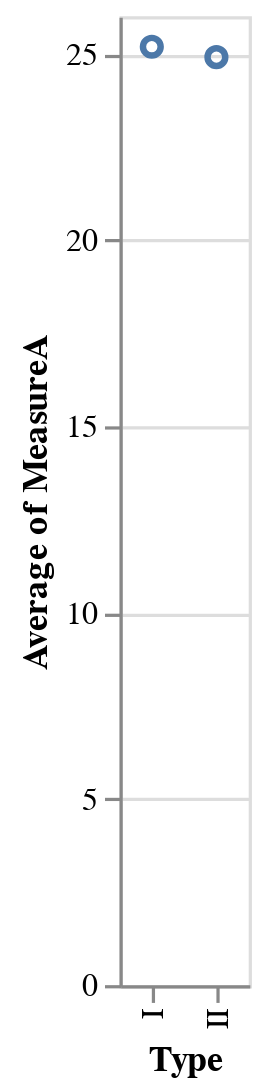

Notebook code cell kept with this figure:
### Code cell
chart.mark_point().encode(x='Type',
                          y='average(MeasureA)')

### Figure 1 — Vega-Lite specification as saved in the notebook (floating-point values rounded to 4 significant figures)
{"config": {"view": {"continuousWidth": 400, "continuousHeight": 300}}, "data": {"name": "data-12c7931658fd8ba8c314feae2d6976ec"}, "mark": "point", "encoding": {"x": {"type": "nominal", "field": "Type"}, "y": {"type": "quantitative", "aggregate": "average", "field": "MeasureA"}}, "$schema": "https://vega.github.io/schema/vega-lite/v4.8.1.json", "datasets": {"data-12c7931658fd8ba8c314feae2d6976ec": [{"SampleID": 1, "Type": "I", "Grade": 2, "MeasureA": 25, "MeasureB": 31.3, "MeasureC": 110.2}, {"SampleID": 2, "Type": "II", "Grade": 4, "MeasureA": 22, "MeasureB": 23.8, "MeasureC": 99.62}, {"SampleID": 3, "Type": "I", "Grade": 3, "MeasureA": 22, "MeasureB": 27.6, "MeasureC": 87.55}, {"SampleID": 4, "Type": "II", "Grade": 2, "MeasureA": 28, "MeasureB": 33.2, "MeasureC": 85.57}, {"SampleID": 5, "Type": "II", "Grade": 4, "MeasureA": 30, "MeasureB": 31.8, "MeasureC": 110.3}, {"SampleID": 6, "Type": "I", "Grade": 3, "MeasureA": 26, "MeasureB": 26.4, "MeasureC": 99.84}, {"SampleID": 7, "Type": "I", "Grade": 2, "MeasureA": 26, "MeasureB": 33.7, "MeasureC": 76.78}, {"SampleID": 8, "Type": "II", "Grade": 3, "MeasureA": 28, "MeasureB": 35.8, "MeasureC": 92.69}, {"SampleID": 9, "Type": "I", "Grade": 4, "MeasureA": 23, "MeasureB": 25.0, "MeasureC": 105.3}, {"SampleID": 10, "Type": "II", "Grade": 2, "MeasureA": 25, "MeasureB": 26.9, "MeasureC": 102.8}, {"SampleID": 11, "Type": "II", "Grade": 4, "MeasureA": 26, "MeasureB": 32.8, "MeasureC": 103.2}, {"SampleID": 12, "Type": "I", "Grade": 3, "MeasureA": 22, "MeasureB": 28.9, "MeasureC": 99.64}, {"SampleID": 13, "Type": "I", "Grade": 2, "MeasureA": 28, "MeasureB": 36.5, "MeasureC": 93.37}, {"SampleID": 14, "Type": "II", "Grade": 4, "MeasureA": 24, "MeasureB": 27.3, "MeasureC": 104.7}, {"SampleID": 15, "Type": "I", "Grade": 3, "MeasureA": 22, "MeasureB": 27.9, "MeasureC": 87.68}, {"SampleID": 16, "Type": "II", "Grade": 2, "MeasureA": 23, "MeasureB": 25.4, "MeasureC": 93.93}, {"SampleID": 17, "Type": "II", "Grade": 3, "MeasureA": 24, "MeasureB": 28.5, "MeasureC": 102.4}, {"SampleID": 18, "Type": "I", "Grade": 4, "MeasureA": 27, "MeasureB": 36.7, "MeasureC": 100.0}, {"SampleID": 19, "Type": "I", "Grade": 2, "MeasureA": 21, "MeasureB": 29.5, "MeasureC": 96.15}, {"SampleID": 20, "Type": "II", "Grade": 4, "MeasureA": 25, "MeasureB": 25.5, "MeasureC": 90.06}, {"SampleID": 21, "Type": "I", "Grade": 3, "MeasureA": 26, "MeasureB": 33.2, "MeasureC": 106.3}, {"SampleID": 22, "Type": "II", "Grade": 2, "MeasureA": 20, "MeasureB": 26.7, "MeasureC": 110.9}, {"SampleID": 23, "Type": "II", "Grade": 4, "MeasureA": 24, "MeasureB": 29.0, "MeasureC": 102.9}, {"SampleID": 24, "Type": "I", "Grade": 3, "MeasureA": 26, "MeasureB": 34.6, "MeasureC": 109.6}, {"SampleID": 25, "Type": "I", "Grade": 2, "MeasureA": 20, "MeasureB": 25.6, "MeasureC": 120.3}, {"SampleID": 26, "Type": "II", "Grade": 3, "MeasureA": 29, "MeasureB": 30.7, "MeasureC": 80.76}, {"SampleID": 27, "Type": "I", "Grade": 4, "MeasureA": 25, "MeasureB": 27.4, "MeasureC": 90.34}, {"SampleID": 28, "Type": "II", "Grade": 2, "MeasureA": 23, "MeasureB": 25.1, "MeasureC": 111.3}, {"SampleID": 29, "Type": "II", "Grade": 4, "MeasureA": 22, "MeasureB": 30.4, "MeasureC": 111.4}, {"SampleID": 30, "Type": "I", "Grade": 3, "MeasureA": 29, "MeasureB": 36.5, "MeasureC": 113.3}, {"SampleID": 31, "Type": "I", "Grade": 2, "MeasureA": 21, "MeasureB": 27.0, "MeasureC": 99.29}, {"SampleID": 32, "Type": "II", "Grade": 4, "MeasureA": 30, "MeasureB": 30.3, "MeasureC": 102.4}, {"SampleID": 33, "Type": "I", "Grade": 3, "MeasureA": 21, "MeasureB": 24.9, "MeasureC": 94.6}, {"SampleID": 34, "Type": "II", "Grade": 2, "MeasureA": 23, "MeasureB": 29.5, "MeasureC": 105.1}, {"SampleID": 35, "Type": "II", "Grade": 3, "MeasureA": 27, "MeasureB": 29.4, "MeasureC": 95.22}, {"SampleID": 36, "Type": "I", "Grade": 4, "MeasureA": 28, "MeasureB": 31.9, "MeasureC": 115.8}, {"SampleID": 37, "Type": "I", "Grade": 2, "MeasureA": 29, "MeasureB": 33.8, "MeasureC": 93.2}, {"SampleID": 38, "Type": "II", "Grade": 4, "MeasureA": 26, "MeasureB": 34.5, "MeasureC": 91.8}, {"SampleID": 39, "Type": "I", "Grade": 3, "MeasureA": 28, "MeasureB": 28.7, "MeasureC": 105.1}, {"SampleID": 40, "Type": "II", "Grade": 2, "MeasureA": 20, "MeasureB": 20.9, "MeasureC": 89.95}, {"SampleID": 41, "Type": "II", "Grade": 4, "MeasureA": 25, "MeasureB": 29.4, "MeasureC": 100.1}, {"SampleID": 42, "Type": "I", "Grade": 3, "MeasureA": 20, "MeasureB": 23.8, "MeasureC": 105.1}, {"SampleID": 43, "Type": "I", "Grade": 2, "MeasureA": 25, "MeasureB": 27.7, "MeasureC": 96.57}, {"SampleID": 44, "Type": "II", "Grade": 3, "MeasureA": 29, "MeasureB": 31.0, "MeasureC": 89.03}, {"SampleID": 45, "Type": "I", "Grade": 4, "MeasureA": 27, "MeasureB": 28.1, "MeasureC": 116.0}, {"SampleID": 46, "Type": "II", "Grade": 2, "MeasureA": 24, "MeasureB": 33.1, "MeasureC": 109.7}, {"SampleID": 47, "Type": "II", "Grade": 4, "MeasureA": 25, "MeasureB": 25.5, "MeasureC": 97.92}, {"SampleID": 48, "Type": "I", "Grade": 3, "MeasureA": 23, "MeasureB": 27.4, "MeasureC": 91.44}, {"SampleID": 49, "Type": "I", "Grade": 2, "MeasureA": 24, "MeasureB": 29.4, "MeasureC": 89.17}, {"SampleID": 50, "Type": "II", "Grade": 4, "MeasureA": 23, "MeasureB": 30.9, "MeasureC": 104.5}, {"SampleID": 51, "Type": "I", "Grade": 3, "MeasureA": 23, "MeasureB": 31.3, "MeasureC": 120.9}, {"SampleID": 52, "Type": "II", "Grade": 2, "MeasureA": 26, "MeasureB": 34.5, "MeasureC": 103.2}, {"SampleID": 53, "Type": "II", "Grade": 3, "MeasureA": 20, "MeasureB": 22.7, "MeasureC": 92.01}, {"SampleID": 54, "Type": "I", "Grade": 4, "MeasureA": 26, "MeasureB": 33.8, "MeasureC": 98.24}, {"SampleID": 55, "Type": "I", "Grade": 2, "MeasureA": 28, "MeasureB": 37.9, "MeasureC": 112.6}, {"SampleID": 56, "Type": "II", "Grade": 4, "MeasureA": 30, "MeasureB": 32.5, "MeasureC": 114.5}, {"SampleID": 57, "Type": "I", "Grade": 3, "MeasureA": 29, "MeasureB": 32.1, "MeasureC": 85.66}, {"SampleID": 58, "Type": "II", "Grade": 2, "MeasureA": 21, "MeasureB": 22.6, "MeasureC": 99.93}, {"SampleID": 59, "Type": "II", "Grade": 4, "MeasureA": 20, "MeasureB": 29.4, "MeasureC": 101.7}, {"SampleID": 60, "Type": "I", "Grade": 3, "MeasureA": 29, "MeasureB": 32.3, "MeasureC": 104.7}, {"SampleID": 61, "Type": "I", "Grade": 2, "MeasureA": 30, "MeasureB": 35.1, "MeasureC": 90.68}, {"SampleID": 62, "Type": "II", "Grade": 3, "MeasureA": 22, "MeasureB": 28.6, "MeasureC": 104.9}, {"SampleID": 63, "Type": "I", "Grade": 4, "MeasureA": 27, "MeasureB": 35.2, "MeasureC": 100.6}, {"SampleID": 64, "Type": "II", "Grade": 2, "MeasureA": 22, "MeasureB": 28.3, "MeasureC": 102.0}, {"SampleID": 65, "Type": "II", "Grade": 4, "MeasureA": 30, "MeasureB": 37.5, "MeasureC": 117.9}, {"SampleID": 66, "Type": "I", "Grade": 3, "MeasureA": 24, "MeasureB": 32.7, "MeasureC": 99.11}, {"SampleID": 67, "Type": "I", "Grade": 2, "MeasureA": 28, "MeasureB": 34.6, "MeasureC": 87.67}, {"SampleID": 68, "Type": "II", "Grade": 4, "MeasureA": 22, "MeasureB": 29.5, "MeasureC": 103.8}, {"SampleID": 69, "Type": "I", "Grade": 3, "MeasureA": 27, "MeasureB": 37.0, "MeasureC": 105.5}, {"SampleID": 70, "Type": "II", "Grade": 2, "MeasureA": 28, "MeasureB": 29.2, "MeasureC": 98.54}, {"SampleID": 71, "Type": "II", "Grade": 3, "MeasureA": 23, "MeasureB": 24.1, "MeasureC": 102.9}, {"SampleID": 72, "Type": "I", "Grade": 4, "MeasureA": 30, "MeasureB": 33.6, "MeasureC": 96.68}, {"SampleID": 73, "Type": "I", "Grade": 2, "MeasureA": 27, "MeasureB": 32.0, "MeasureC": 103.7}, {"SampleID": 74, "Type": "II", "Grade": 4, "MeasureA": 23, "MeasureB": 27.4, "MeasureC": 96.27}, {"SampleID": 75, "Type": "I", "Grade": 3, "MeasureA": 25, "MeasureB": 33.6, "MeasureC": 97.89}, {"SampleID": 76, "Type": "II", "Grade": 2, "MeasureA": 26, "MeasureB": 33.4, "MeasureC": 89.37}, {"SampleID": 77, "Type": "II", "Grade": 4, "MeasureA": 27, "MeasureB": 29.8, "MeasureC": 79.41}, {"SampleID": 78, "Type": "I", "Grade": 3, "MeasureA": 25, "MeasureB": 31.9, "MeasureC": 111.7}, {"SampleID": 79, "Type": "I", "Grade": 2, "MeasureA": 23, "MeasureB": 30.5, "MeasureC": 118.6}, {"SampleID": 80, "Type": "II", "Grade": 3, "MeasureA": 28, "MeasureB": 37.8, "MeasureC": 102.8}, {"SampleID": 81, "Type": "I", "Grade": 4, "MeasureA": 27, "MeasureB": 29.1, "MeasureC": 105.0}, {"SampleID": 82, "Type": "II", "Grade": 2, "MeasureA": 28, "MeasureB": 34.2, "MeasureC": 92.08}, {"SampleID": 83, "Type": "II", "Grade": 4, "MeasureA": 29, "MeasureB": 35.9, "MeasureC": 95.75}, {"SampleID": 84, "Type": "I", "Grade": 3, "MeasureA": 23, "MeasureB": 26.5, "MeasureC": 92.07}, {"SampleID": 85, "Type": "I", "Grade": 2, "MeasureA": 20, "MeasureB": 23.1, "MeasureC": 86.09}, {"SampleID": 86, "Type": "II", "Grade": 4, "MeasureA": 25, "MeasureB": 25.5, "MeasureC": 112.5}, {"SampleID": 87, "Type": "I", "Grade": 3, "MeasureA": 22, "MeasureB": 25.0, "MeasureC": 104.4}, {"SampleID": 88, "Type": "II", "Grade": 2, "MeasureA": 29, "MeasureB": 34.3, "MeasureC": 98.9}, {"SampleID": 89, "Type": "II", "Grade": 3, "MeasureA": 23, "MeasureB": 26.1, "MeasureC": 96.48}, {"SampleID": 90, "Type": "I", "Grade": 4, "MeasureA": 24, "MeasureB": 30.4, "MeasureC": 101.1}, {"SampleID": 91, "Type": "I", "Grade": 2, "MeasureA": 27, "MeasureB": 33.4, "MeasureC": 98.06}, {"SampleID": 92, "Type": "II", "Grade": 4, "MeasureA": 24, "MeasureB": 25.9, "MeasureC": 112.4}, {"SampleID": 93, "Type": "I", "Grade": 3, "MeasureA": 24, "MeasureB": 30.1, "MeasureC": 91.95}, {"SampleID": 94, "Type": "II", "Grade": 2, "MeasureA": 21, "MeasureB": 28.5, "MeasureC": 115.3}, {"SampleID": 95, "Type": "II", "Grade": 4, "MeasureA": 29, "MeasureB": 29.2, "MeasureC": 96.7}, {"SampleID": 96, "Type": "I", "Grade": 3, "MeasureA": 21, "MeasureB": 25.0, "MeasureC": 103.2}, {"SampleID": 97, "Type": "I", "Grade": 2, "MeasureA": 26, "MeasureB": 26.4, "MeasureC": 101.1}, {"SampleID": 98, "Type": "II", "Grade": 3, "MeasureA": 21, "MeasureB": 24.0, "MeasureC": 117.8}, {"SampleID": 99, "Type": "I", "Grade": 4, "MeasureA": 30, "MeasureB": 36.3, "MeasureC": 101.5}, {"SampleID": 100, "Type": "II", "Grade": 2, "MeasureA": 23, "MeasureB": 29.3, "MeasureC": 80.17}]}}
